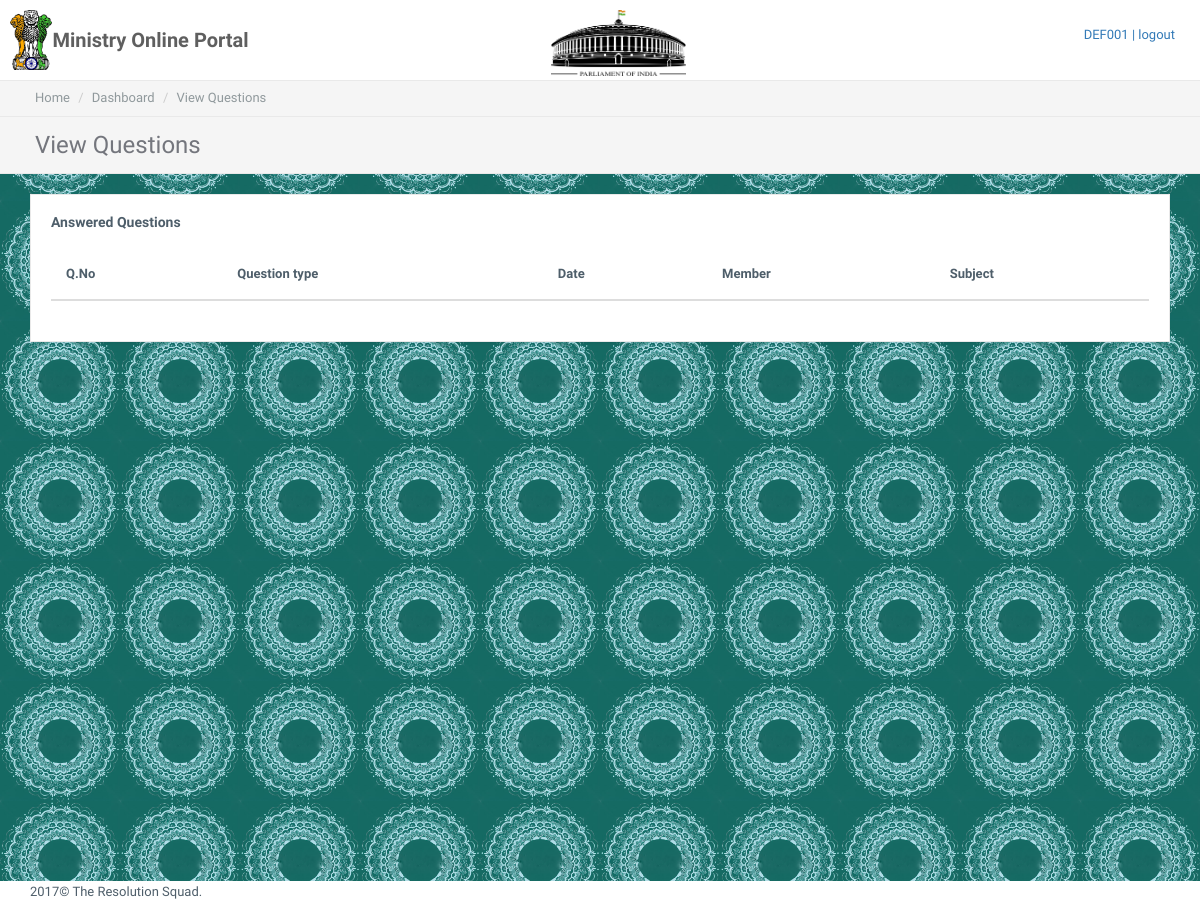
The page /department_view_question/ (signed in) on the database as committed earlier.
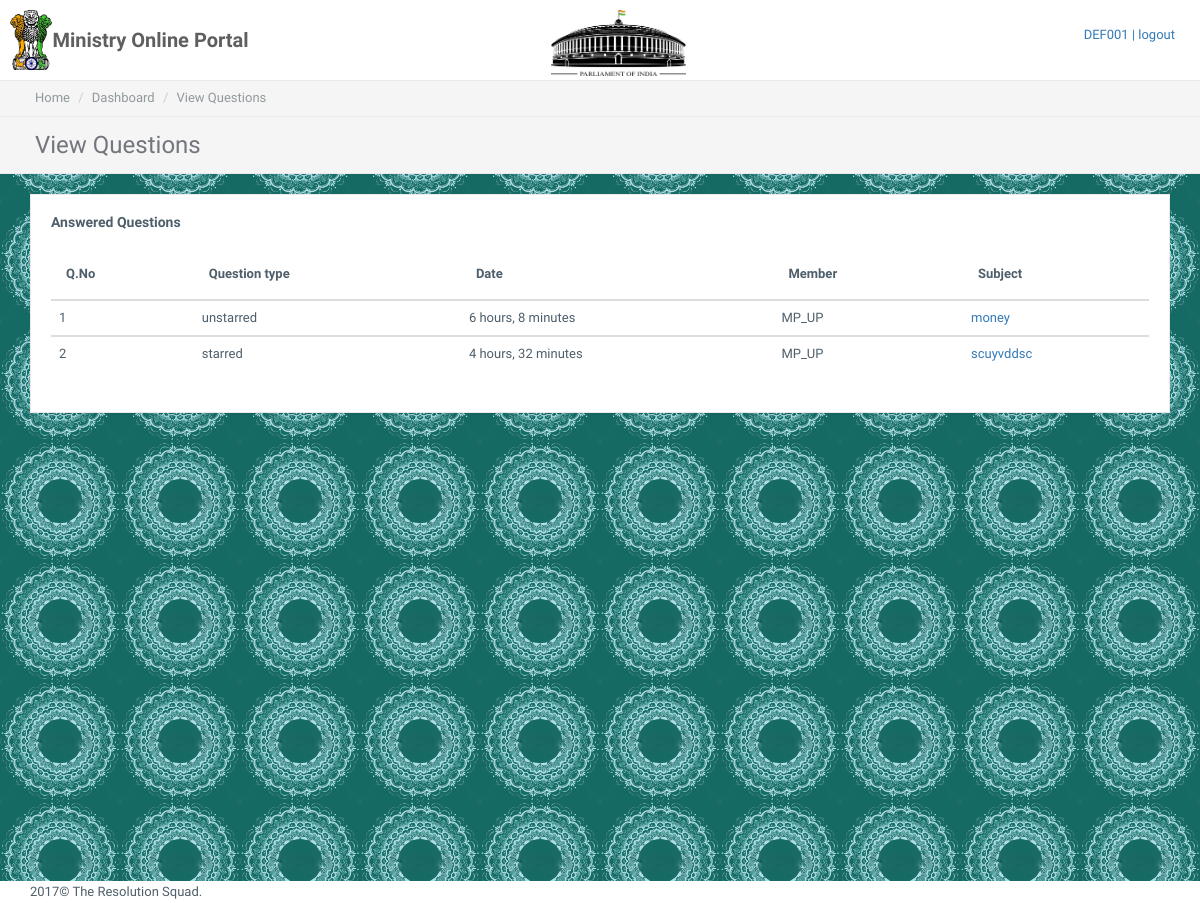
The same page on the database as committed later.
### portal/models.py (models this page shows, shortened)
class QuestionFor(models.Model):
    question = models.ForeignKey(Question)
    asked_to = models.ForeignKey(Department)
    answer = models.TextField(null=True)
    def __str__(self):
        return "{} | {} ".format(self.question.asked_by.username,self.asked_to.department_name)

class Question(models.Model):
    text = models.CharField(max_length=5000)
    subject = models.CharField(max_length=5000)
    type = models.CharField(max_length=50) # in the form section we'll use choice field.
    timestamp = models.DateTimeField(auto_now_add=True)
    deadline = models.DateField() # default is gonna be 3 days
    asked_by = models.ForeignKey(User)
    is_recommeded = models.BooleanField(default=False)
    is_admisable = models.BooleanField(default=False)
    is_admissed = models.BooleanField(default=False)

### portal/views.py (the view)
# urls.py: url(r'^department_view_question/$',department_question,name="department_view_question"),
def department_question(request):
    dept_user = Department.objects.get(user=User.objects.get(username=request.user))
    question = QuestionFor.objects.all().filter(asked_to=dept_user,question__is_admisable=True)
    print(question)
    context = {
        "title": "Welcome to Department DashBoard",
        'questions': question,
    }
    return render(request, "portal/department_view_question.html", context)

### portal/templates/portal/department_view_question.html (shortened to what this page needs)
{% extends 'portal/base.html' %}
{% block department_dashboard %}
    <div class="page-inner">
        <div class="page-breadcrumb">
            <ol class="breadcrumb container">
                <li><a href="index-2.html">Home</a></li>
                <li class="active">Dashboard</li>
                <li class="active">View Questions</li>
            </ol>
        </div>
        <div class="page-title">
            <div class="container">
                <h3>View Questions</h3>
            </div>
        </div>
    <div id="main-wrapper" class="container">
        <div class="row">
            <div class="col-md-12">
                <div class="panel panel-white">
                    <div class="panel-heading clearfix">
                        <h4 class="panel-title">Answered Questions</h4>
                    </div>
                    <div class="panel-body">
                        <div class="table-responsive">
                            <table id="example" class="display table" style="width: 100%; cellspacing: 0;">
                                <thead>
                                <tr>
                                    <th>Q.No</th>
                                    <th>Question type</th>
                                    <th>Date</th>
                                    <th>Member</th>
                                    <th>Subject</th>
                                </tr>
                                </thead>
                                <tbody>
                                {% for q in questions %}
                                    <tr>
                                        <td>{{ forloop.counter }}</td>
                                        <td>{{ q.question.type }}</td>
                                        <td>{{ q.question.timestamp|timesince }}</td>
                                        <td>{{ q.question.asked_by }}</td>
                                        <td><a href="{% url 'department_view_question' %}{{ q.question.id }}/answer/">{{ q.question.subject }}</a>
                                        </td>
                                    </tr>
                                    </tbody>
                                {% endfor %}
                            </table>
                        </div>
                    </div>
                </div>
            </div>
        </div>
    </div>
    </div>
{% endblock %}

Rows that differ between the two databases and show on the page:
added QuestionFor: question.type "unstarred", question.timestamp "6 hours, 8 minutes", question.asked_by "MP_UP", question.subject "money"
added QuestionFor: question.type "starred", question.timestamp "4 hours, 32 minutes", question.asked_by "MP_UP", question.subject "scuyvddsc"
